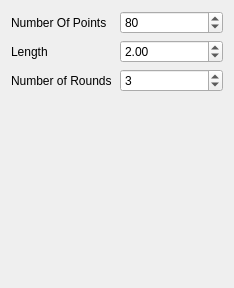
<ui version="4.0" >
 <class>HelixSource</class>
 <widget class="QWidget" name="HelixSource" >
  <property name="geometry" >
   <rect>
    <x>0</x>
    <y>0</y>
    <width>234</width>
    <height>288</height>
   </rect>
  </property>
  <property name="windowTitle" >
   <string>Form</string>
  </property>
  <layout class="QGridLayout" >
   <item row="0" column="0" >
    <widget class="QLabel" name="label" >
     <property name="text" >
      <string>Number Of Points</string>
     </property>
     <property name="wordWrap" >
      <bool>true</bool>
     </property>
    </widget>
   </item>
   <item row="0" column="1" >
    <widget class="QSpinBox" name="NumberOfPoints_1" >
     <property name="minimum" >
      <number>2</number>
     </property>
     <property name="maximum" >
      <number>99999</number>
     </property>
     <property name="value" >
      <number>80</number>
     </property>
    </widget>
   </item>
   <item row="1" column="0" >
    <widget class="QLabel" name="label_2" >
     <property name="text" >
      <string>Length</string>
     </property>
    </widget>
   </item>
   <item row="1" column="1" >
    <widget class="QDoubleSpinBox" name="Length_1" >
     <property name="minimum" >
      <double>0.010000000000000</double>
     </property>
     <property name="maximum" >
      <double>99999.000000000000000</double>
     </property>
     <property name="value" >
      <double>2.000000000000000</double>
     </property>
    </widget>
   </item>
   <item row="2" column="0" >
    <widget class="QLabel" name="label_3" >
     <property name="text" >
      <string>Number of Rounds</string>
     </property>
     <property name="wordWrap" >
      <bool>true</bool>
     </property>
    </widget>
   </item>
   <item row="2" column="1" >
    <widget class="QSpinBox" name="NumberOfRounds_1" >
     <property name="minimum" >
      <number>1</number>
     </property>
     <property name="maximum" >
      <number>99999</number>
     </property>
     <property name="value" >
      <number>3</number>
     </property>
    </widget>
   </item>
   <item row="3" column="0" colspan="2" >
    <spacer>
     <property name="orientation" >
      <enum>Qt::Vertical</enum>
     </property>
     <property name="sizeHint" >
      <size>
       <width>20</width>
       <height>40</height>
      </size>
     </property>
    </spacer>
   </item>
  </layout>
 </widget>
 <resources/>
 <connections/>
</ui>
